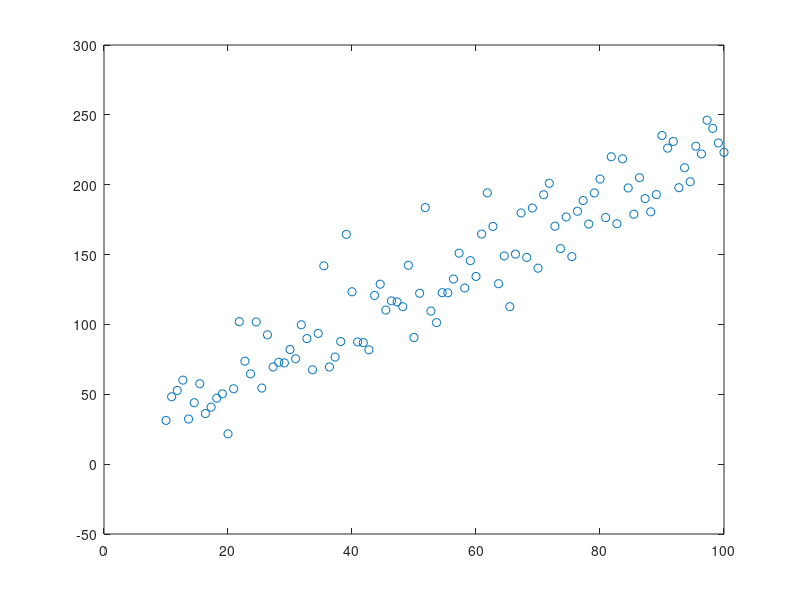

This chart was generated by the following MATLAB code: (Note: this script raises an error after producing the figure.)


%% Generate some data
clear;
clf;
% close all

x = linspace(10, 100, 100)';
y = x * 2 + 23 + randn(size(x))*20;

plot(x,y,'o')
axis([0, 100, -50, 300]);    

p = polyfit(x, y, 1)

ft = fit(x, y, 'poly1')
hold on;
plot(ft);

ft2 = fit(x, y,  fittype(@(a, b, x) a*x + b))

% By hand
A = [length(x), sum(x); 
     sum(x), sum(x.^2)];
b = inv(A)*[sum(y); sum(y.*x)]

% Cramers rule
a0 = (sum(y)*sum(x.^2) - sum(x)*sum(x.*y))/(length(x)*sum(x.^2) - sum(x)^2)
a1 = (sum(y.*x)*length(x) - sum(x)*sum(y))/(length(x)*sum(x.^2) - sum(x)^2)

% From the normal equations
A = [ones(size(x)) x];
b = inv(A'*A)*(A'*y)


%% 
%%
%% Higher order data
%% Generate some data
clear;
clf;
% close all

x = linspace(0, 15, 100)';
y = x.^2*2 -2*x + 23 + randn(size(x))*20;

plot(x,y,'o')
% axis([0, 100, -50, 300]);    

p = polyfit(x, y, 2)

ft = fit(x, y, 'poly2')
hold on;
plot(ft);

ft2 = fit(x, y,  fittype(@(a, b, c, x) a*x.^2 + b*x + c))

% By hand
A = [length(x), sum(x), sum(x.^2);
     sum(x), sum(x.^2), sum(x.^3);
     sum(x.^2), sum(x.^3), sum(x.^4)];
b = inv(A)*[sum(y); sum(y.*x); sum(y.*x.^2)]

% From the normal equations
A = [ones(size(x)) x x.^2];
b = inv(A'*A)*(A'*y)



%% 
%%
%% Exponential data
%% 

clear;
clc;
clf;
% close all

x = linspace(0.01, 1, 100)';
y = 18.56*exp(x * 5) + randn(size(x))*2;

% plot(x,y,'o')
% axis([0, 100, -50, 300]);    

% quadratic fit
% p = polyfit(x, y, 2)
% 
% ft = fit(x, y, 'poly2')
% hold on;
% plot(ft);
% 
% ft2 = fit(x, y,  fittype(@(a, b, c, x) a*x.^2 + b*x + c))
% 
% % By hand
% A = [length(x), sum(x); 
%      sum(x), sum(x.^2)];
% b = inv(A)*[sum(y); sum(y.*x)]
% 
% % From the normal equations
% A = [ones(size(x)) x x.^2];
% b = inv(A'*A)*(A'*y)

semilogy(x,y,'o')
p = polyfit(x, log(y), 1);
p = [p(1) exp(p(2))]

ft = fit(x, log(y), 'poly1');
[ft.p1 exp(ft.p2)]

ft2 = fit(x, y,  fittype(@(a, b, x) b*exp(x*a)))
hold on;
plot(ft2);

% By hand
A = [length(x), sum(x); 
     sum(x), sum(x.^2)];
b = inv(A)*[sum(log(y)); sum(log(y).*x)];
b = [exp(b(1)) b(2)]

% From the normal equations
A = [ones(size(x)) x];
b = inv(A'*A)*(A'*log(y));
b = [exp(b(1)) b(2)]




%% 
%%
%% Power law data
%% 

clear;
clc;
clf;
% close all

x = logspace(0.1, 2)';
y = 13.5*x.^(0.5) + randn(size(x))*2;

% plot(x,y,'o')
% axis([0, 100, -50, 300]);    

% quadratic fit
% p = polyfit(x, y, 2)
% 
% ft = fit(x, y, 'poly2')
% hold on;
% plot(ft);
% 
% ft2 = fit(x, y,  fittype(@(a, b, c, x) a*x.^2 + b*x + c))
% 
% % By hand
% A = [length(x), sum(x); 
%      sum(x), sum(x.^2)];
% b = inv(A)*[sum(y); sum(y.*x)]
% 
% % From the normal equations
% A = [ones(size(x)) x x.^2];
% b = inv(A'*A)*(A'*y)

loglog(x, y,'o')
p = polyfit(log(x), log(y), 1);
p = [p(1) exp(p(2))]

ft = fit(log(x), log(y), 'poly1');
[ft.p1 exp(ft.p2)]

ft2 = fit(x, y,  fittype(@(a, b, x) b*x.^a))
hold on;
plot(ft2);

% By hand
A = [length(log(x)), sum(log(x)); 
     sum(log(x)), sum(log(x).^2)];
b = inv(A)*[sum(log(y)); sum(log(y).*log(x))];
b = [exp(b(1)) b(2)]

% From the normal equations
A = [ones(size(log(x))) log(x)];
b = inv(A'*A)*(A'*log(y));
b = [exp(b(1)) b(2)]


%%
%%
%% Robust fitting

clf;

x = linspace(10, 100, 20)';
y = x * 2 + 23 + randn(size(x))*20;

% add an outlier
y(1) = 300;

plot(x,y,'o')
axis([0, 100, -50, 300]);    

ft = fit(x, y, 'poly1')
hold on;
plot(ft);

ft = robustfit(x, y)
hold on;
plot(x, x*ft(2) + ft(1), 'g-');




%%
%%
%% What if uncertainty in x and y?
%  PCA

clf;

x = linspace(10, 100, 100)';
y = x * 2 + 23 + randn(size(x))*40;

X = [x y]

plot(x,y,'o')
axis([0, 100, -50, 300]);    

coeff = pca(X);
hold on;

plot(x,(x-mean(x))*coeff(2,1)/coeff(1,1)+(mean(y)),'r-');














